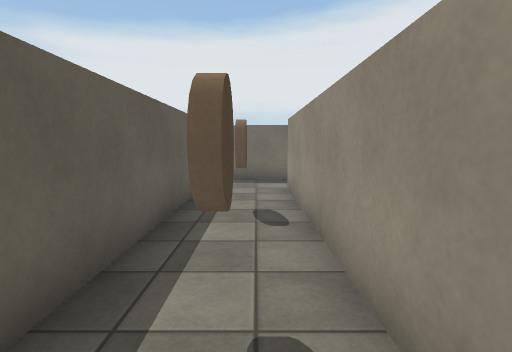
View 1 (above)

24 first-person views from a walk through a scene from a Unity 3-D project. The camera is 1.3 m above the floor, tilts 6° down and sees 80° across. The floor is counted in squares, 1 m on a side. Each view is taken from the middle of a square. On the plan, view 1 faces up. The plan holds only what a view shows up to about 14 squares ahead; the rest is blank. The place goes on beyond the plan. The player is left out. Surface patterns are stand-ins for the level's own textures.

View 2
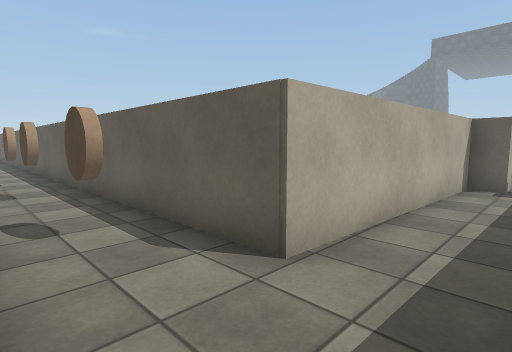

View 3
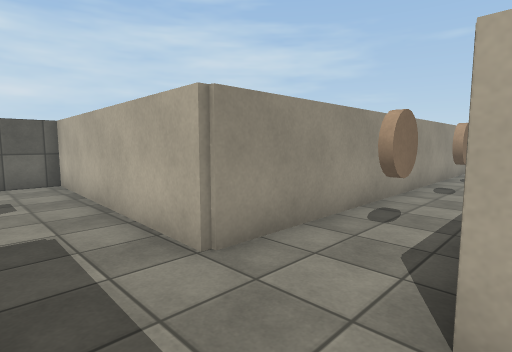

View 4
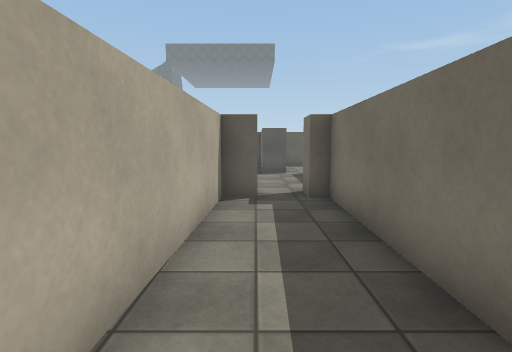

View 5
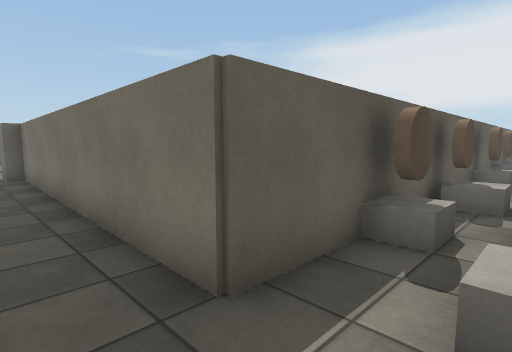

View 6
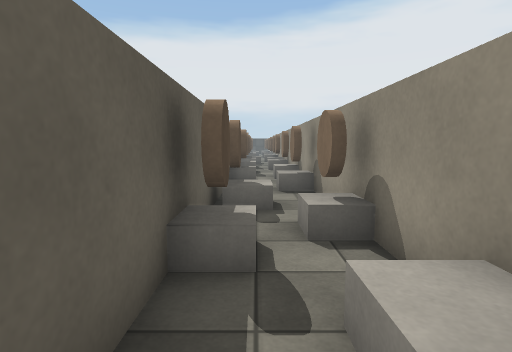

View 7
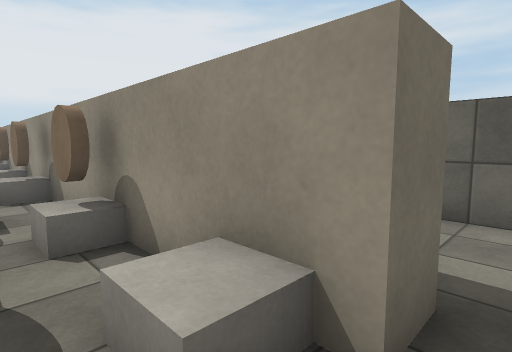

View 8
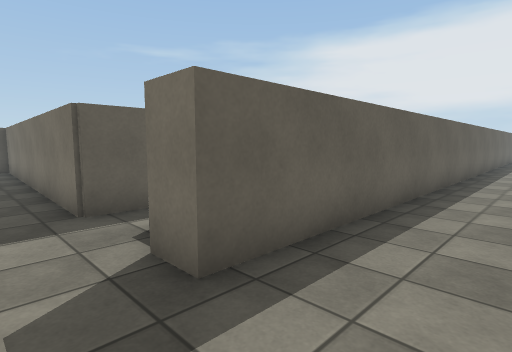

View 9
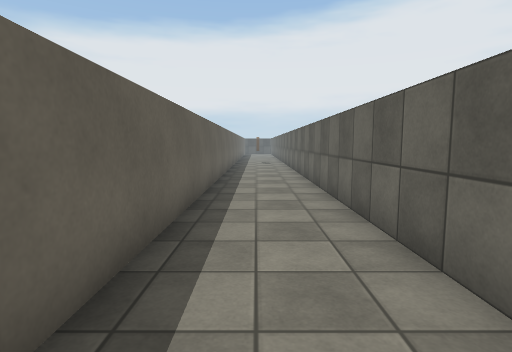

View 10
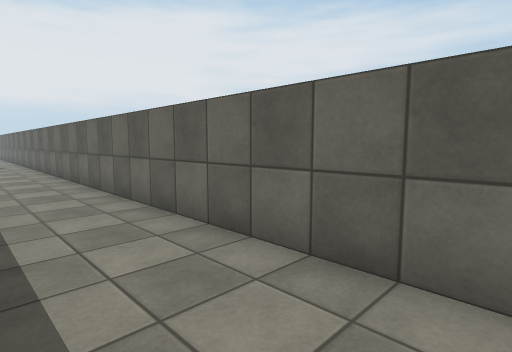

View 11
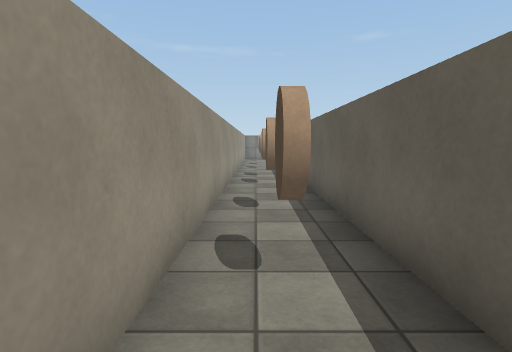

View 12
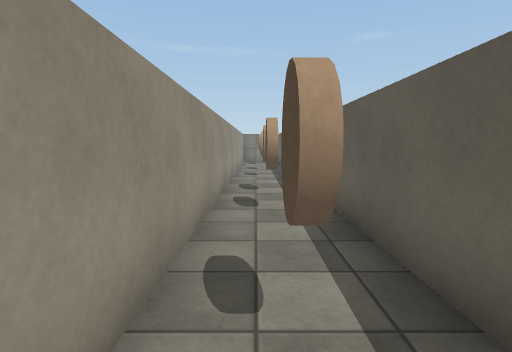

View 13
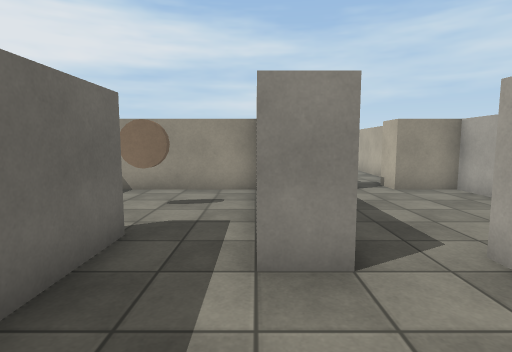

View 14
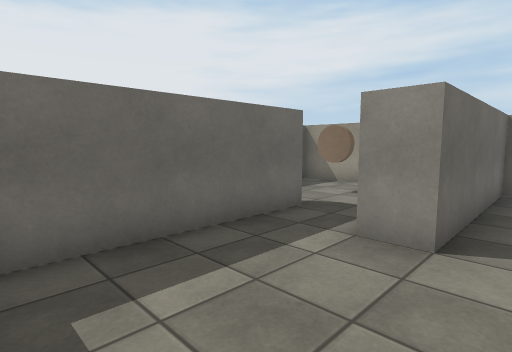

View 15
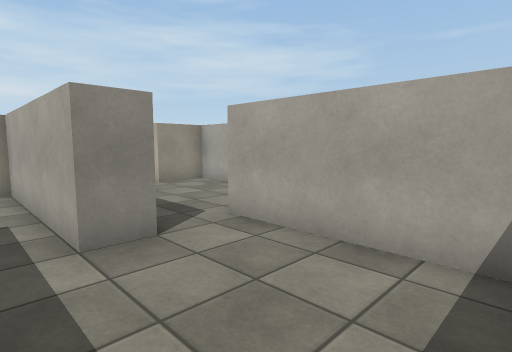

View 16
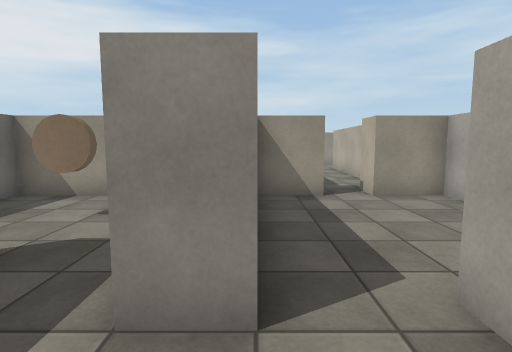

View 17
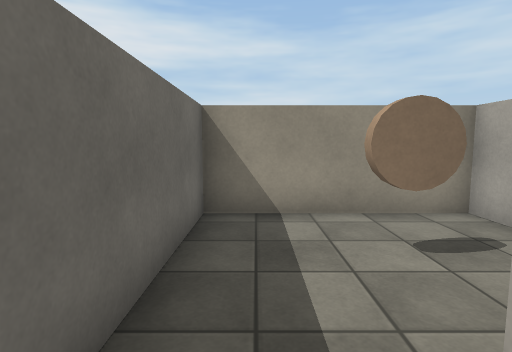

View 18
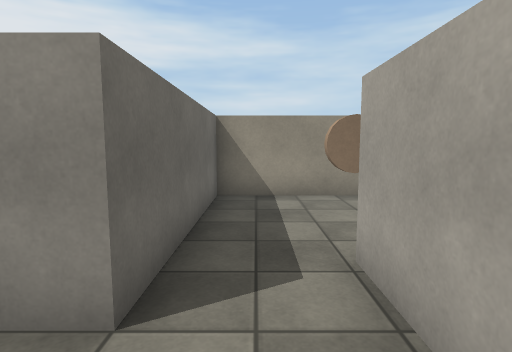

View 19
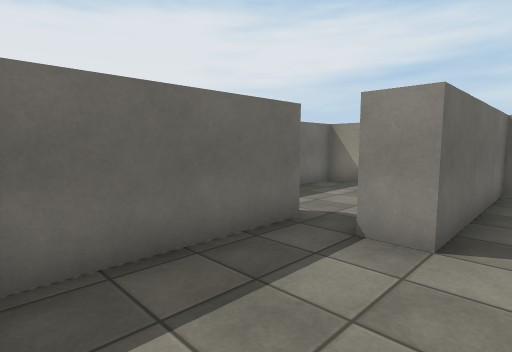

View 20
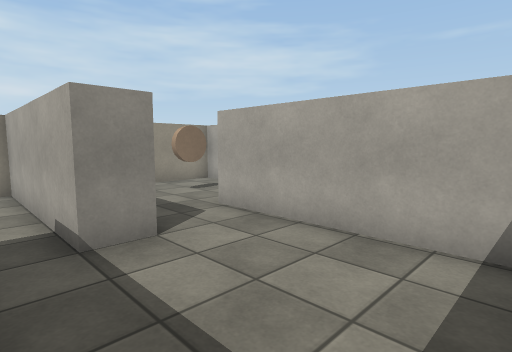

View 21
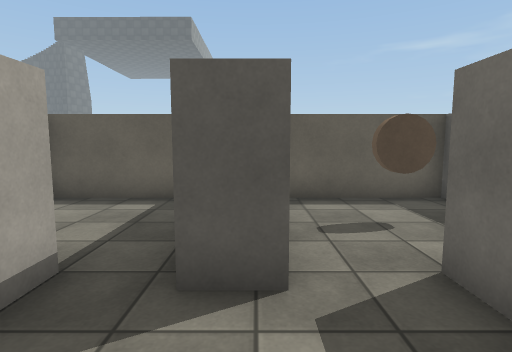

View 22
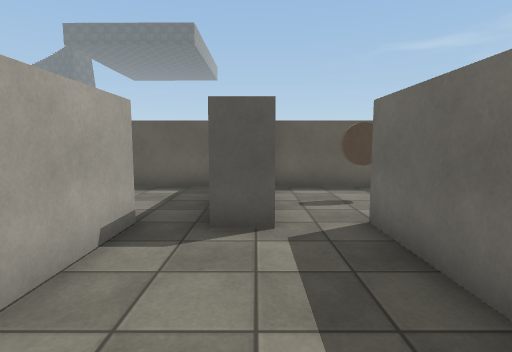

View 23
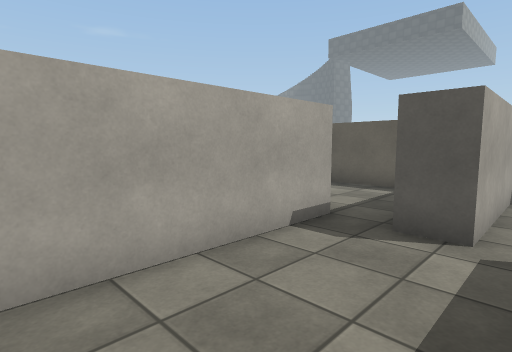

View 24
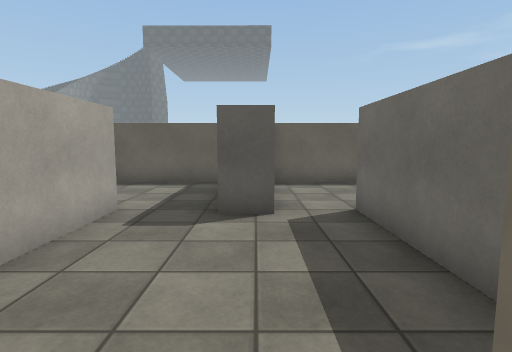

### Floor plan
Ten units are one square. View 1 is at (0, 0); x grows to the right and y downward. Boxes are objects, and circles mark ways between rooms. Rooms are numbered by the first view taken in them; rooms with no view inside come last. Other rooms are left out.
<svg viewBox="-208 -250 302 320">
<path fill="none" stroke="#000" d="M6 -115 -94 -118 -94 -113 -104 -113M-104 -100 -94 -100 -94 -92 -16 -89 -16 56M9 65 9 -89M46 -115 46 -223M9 -89 45 -88M21 -245 21 -115 6 -115M45 -88 89 -86 89 -245M56 -245 56 -114 46 -115M-160 -130 -160 -140 -145 -140M-203 -145 -203 -116M-198 -113 -166 -113M-146 -159 -198 -159M-145 -140 -104 -140 -104 -190 -160 -190M-166 -169 -146 -169M-160 -190 -160 -200M-203 -206 -203 -170M-156 -213 -198 -213M-198 -169 -166 -169M-104 -228 -104 -239 -160 -239M-165 -223 -156 -223 -156 -213M-160 -200 -102 -200M-104 -113 -104 -130 -160 -130M-166 -113 -156 -113 -156 -102M-160 -82 -104 -82 -104 -100"/>
<rect x="-5" y="45" width="10" height="10" fill="#bbb"><title>coin</title></rect>
<rect x="-5" y="5" width="10" height="10" fill="#bbb"><title>coin</title></rect>
<rect x="-5" y="-25" width="10" height="10" fill="#bbb"><title>coin</title></rect>
<rect x="-5" y="-65" width="10" height="10" fill="#bbb"><title>coin</title></rect>
<rect x="25" y="-155" width="10" height="20" fill="#bbb"><title>coin</title></rect>
<rect x="25" y="-185" width="10" height="20" fill="#bbb"><title>coin</title></rect>
<rect x="25" y="-225" width="10" height="10" fill="#bbb"><title>coin</title></rect>
<rect x="25" y="-245" width="10" height="10" fill="#bbb"><title>coin</title></rect>
<rect x="35" y="-165" width="10" height="10" fill="#bbb"><title>coin</title></rect>
<rect x="35" y="-205" width="10" height="10" fill="#bbb"><title>coin</title></rect>
<rect x="35" y="-235" width="10" height="10" fill="#bbb"><title>coin</title></rect>
<rect x="-135" y="-165" width="10" height="10" fill="#bbb"><title>coin</title></rect>
<circle cx="15" cy="-105" r="3" fill="#2a7"/>
<circle cx="-100" cy="-110" r="3" fill="#2a7"/>
<circle cx="50" cy="-105" r="3" fill="#2a7"/>
<circle cx="-155" cy="-150" r="3" fill="#2a7"/>
<circle cx="-160" cy="-120" r="3" fill="#2a7"/>
<circle cx="-155" cy="-180" r="3" fill="#2a7"/>
<circle cx="-160" cy="-210" r="3" fill="#2a7"/>
<text x="-10" y="-50">1</text>
<text x="30" y="-160">2</text>
<text x="70" y="-160">3</text>
<text x="-180" y="-140">4</text>
<text x="-130" y="-170">5</text>
<text x="-180" y="-200">6</text>
<text x="-130" y="-220">7</text>
<text x="-130" y="-110">8</text>
</svg>
Room 1 opens to room 2. Room 1 opens to room 8. Room 2 opens to room 3. Room 4 opens to room 5. Room 4 opens to room 8. Room 5 opens to room 6. Room 6 opens to room 7.

Where each view was taken, in squares from view 1:
view 1: 0 up, 0 right, facing up
view 2: 11 up, 1 right, facing down-left
view 3: 11 up, 2 left, facing down-right
view 4: 10 up, 2 left, facing left
view 5: 10 up, 4 right, facing up-left
view 6: 11 up, 3 right, facing up
view 7: 11 up, 3 right, facing up-right
view 8: 10 up, 8 right, facing up-left
view 9: 11 up, 7 right, facing up
view 10: 11 up, 6 right, facing up-right
view 11: 5 up, 0 right, facing down
view 12: 1 up, 0 right, facing down
view 13: 14 up, 19 left, facing right
view 14: 12 up, 20 left, facing up-right
view 15: 15 up, 20 left, facing down-right
view 16: 13 up, 18 left, facing right
view 17: 18 up, 16 left, facing right
view 18: 18 up, 18 left, facing right
view 19: 18 up, 20 left, facing up-right
view 20: 21 up, 20 left, facing down-right
view 21: 22 up, 13 left, facing left
view 22: 22 up, 11 left, facing left
view 23: 23 up, 11 left, facing down-left
view 24: 11 up, 10 left, facing left
